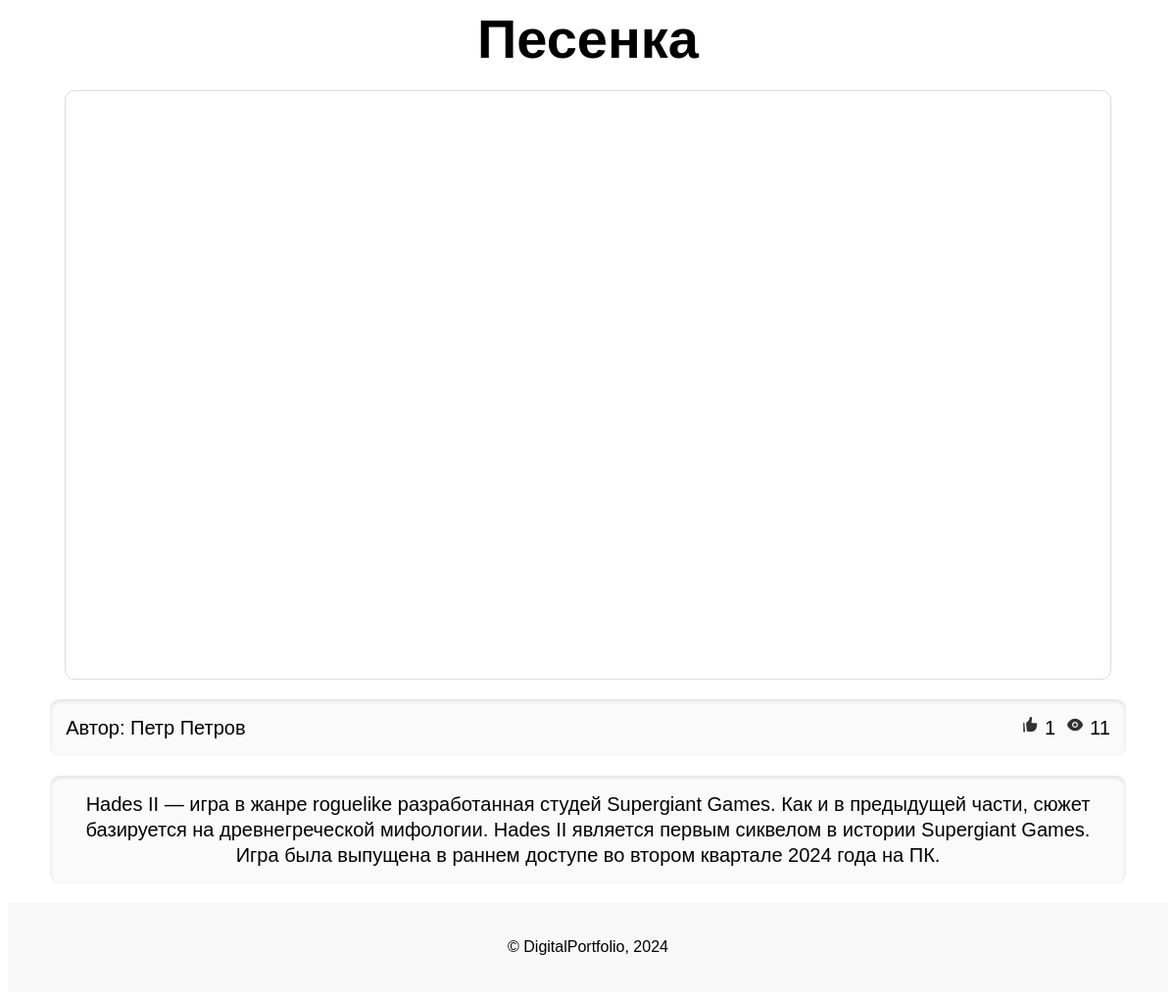
The app's page /achievements/26/ with its own data.
### main/models.py (models this page shows, shortened)
class Achievements(models.Model):
    title = models.CharField(max_length=50)
    preview = models.ImageField(
        null=True,
        validators=[
            FileExtensionValidator(allowed_extensions=['jpg', 'jpeg', 'png']),
        ]
    )
    file = models.FileField(
        validators=[
            FileExtensionValidator(allowed_extensions=['jpg', 'jpeg', 'png', 'pdf', 'ogg', 'mp3']),
        ]
    )
    pub_date = models.DateTimeField(auto_now_add=True)
    description = models.CharField(max_length=500, null=True)
    likes = models.IntegerField(default=0)
    views = models.IntegerField(default=0)
    liked_by = models.ManyToManyField(User, related_name='liked_achievements', blank=True)
    author = models.ForeignKey(
        User,
        on_delete=models.CASCADE,
        null=True,
    )
    objects = models.Manager()
    def formatted_likes(self):
        return format_number_with_suffix(self.likes)
    def formatted_views(self):
        return format_number_with_suffix(self.views)
    class Meta:
        verbose_name = 'Achievement'
        verbose_name_plural = 'Achievements'

### main/views.py (the view)
# urls.py: path('achievements/<int:pk>/', achievement_detail, name='achievement-detail'),
def achievement_detail(request, pk):
    achievement = Achievements.objects.get(pk=pk)
    return render(request, 'main/achievement.html', {'achievement': achievement})

### main/models.py (called while the page is built)
def format_number_with_suffix(value):
    if value >= 1000:
        return f"{value // 1000}k"
    else:
        return str(value)

### main/templatetags/custom_filters.py (called while the page is built)
@register.filter(name='file_ext')
def file_ext(url, ext):
    return url.lower().endswith(ext)

### main/templates/main/achievement.html (shortened to what this page needs)
{% load static custom_filters %}
<!DOCTYPE html>
<html lang="en">
<head>
    <link rel="stylesheet" href="{% static 'main/css/achievement.css' %}">
</head>
<body>
<main>
    <h1>{{ achievement.title }}</h1>
    <div class="file">
    </div>
    <div class="information">
        <div class="author">
            Автор: {{ achievement.author.first_name }} {{ achievement.author.last_name }}
        </div>
        <div class="statistic">
            <p class="likes">
                <img src="{% static 'main/img/Like.svg' %}" width="19" height="19">
                <span class="likes-count">{{ achievement.formatted_likes }}</span>
            </p>
            <p class="views">
                <img src="{% static 'main/img/Eye.svg' %}" width="20" height="20">
                {{ achievement.formatted_views }}
            </p>
        </div>
    </div>
    <div class="description">
        {% if achievement.description %}
            {{ achievement.description }}
        {% else %}
            Кажется, кто-то забыл оставить описание
        {% endif %}
    </div>
</main>
<footer>
    <div class="footer-content">
        <p>© DigitalPortfolio, 2024</p>
    </div>
</footer>
</body>
</html>

### main/static/main/css/achievement.css (style rules this page uses)
body { font-family: Arial, sans-serif; background-color: #ffffff; min-height: 100vh; display: flex; flex-direction: column; }
h1 { width: 90%; margin: 0 auto; font-weight: 600; font-size: 56px; line-height: 64px; text-align: center; margin-bottom: 20px; }
.file, .description, .information { width: 90%; margin: 0 auto; margin-bottom: 20px; }
.file { height: 75vh; display: flex; justify-content: center; align-items: center; border: 1px solid #ddd; border-radius: 10px; overflow: hidden; }
.description, .information { font-size: 20px; line-height: 26px; font-weight: 400; text-align: center; padding: 1rem; background-color: #fafafa; border-radius: 10px; box-shadow: inset 0 2px 4px rgba(0, 0, 0, 0.1); }
.information { display: flex; justify-content: space-between; }
.statistic { margin: 0; padding: 0; display: flex; gap: 10px; justify-content: end; }
.likes { margin: 0; gap: 5px; display: flex; align-self: center; justify-content: start; }
.views { margin: 0; display: flex; align-self: center; gap: 5px; }
footer { display: flex; justify-content: center; padding: 20px; background-color: #F8F8F8; margin-top: auto; }
.footer-content { text-align: center; }

### records on screen
Achievements: title "Песенка", author.first_name "Петр", author.last_name "Петров", formatted_likes "1", formatted_views "11", description "Hades II — игра в жанре roguelike разработанная студей Supergiant Games. Как и в предыдущей части, сюжет базируется на древнегреческой мифологии. Hades II является первым сиквелом в истории Supergiant Games. Игра была выпущена в раннем доступе во втором квартале 2024 года на ПК."
